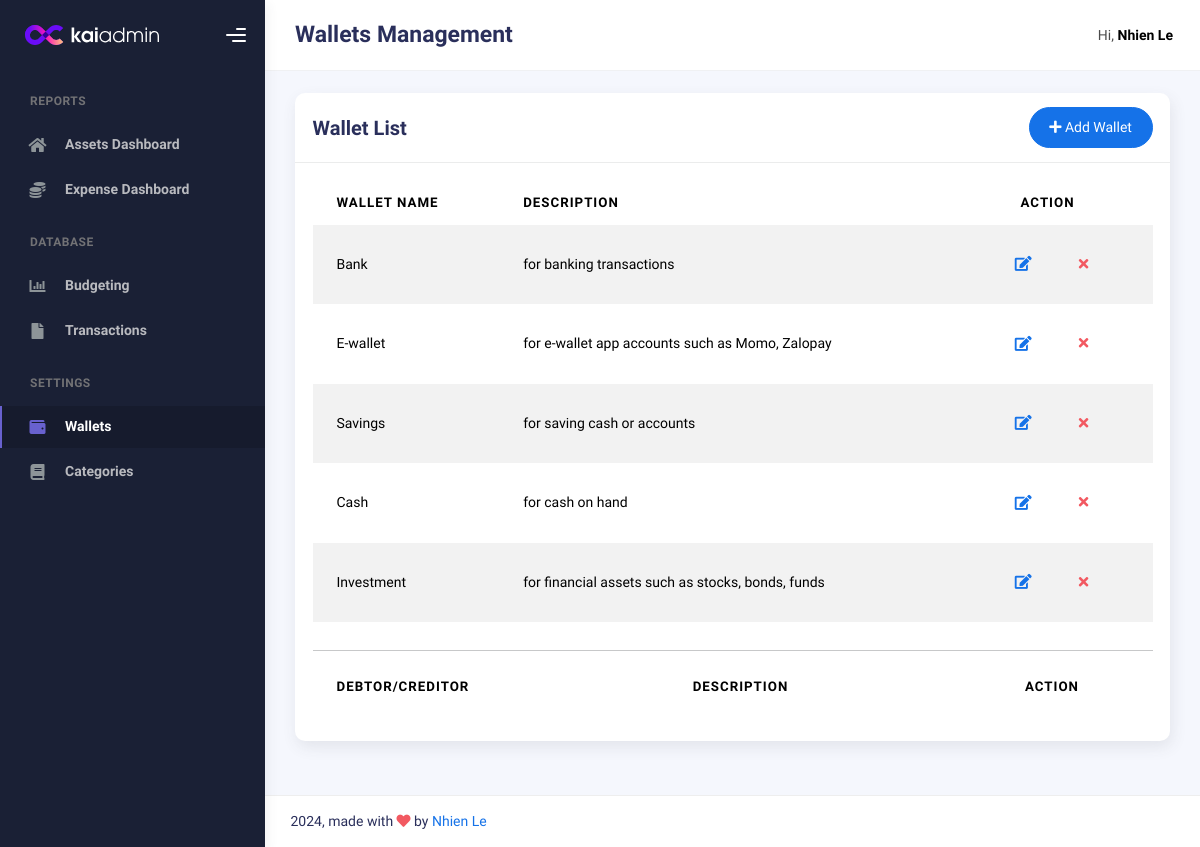
Screenshot of /wallets (signed in) with the database file from the repository.
### models.py (models this page shows)
class User(Base):
    __tablename__ = "users"
    id = Column(Integer, primary_key=True, index=True)
    username = Column(String, index=True)
    fullname = Column(String)
    email = Column(String, unique=True, index=True)
    hashed_password = Column(String)
    is_active = Column(Boolean, default=True)
    registered_date = Column(DateTime, default=datetime.now)
    updated_date = Column(DateTime, default=datetime.now, onupdate=datetime.now)
    wallets = relationship("Wallet", back_populates="user", cascade="all, delete-orphan")
    categorys = relationship("Category", back_populates="user", cascade="all, delete-orphan")
    transactions = relationship("Transaction", back_populates="user", cascade="all, delete-orphan")

class Wallet(Base):
    __tablename__ = "wallets"
    id = Column(Integer, primary_key=True, index=True)
    user_id = Column(Integer, ForeignKey("users.id"))
    wallet_name = Column(String)
    description = Column(String)
    liability = Column(Integer)
    initial_balance = Column(Float)
    user = relationship("User", back_populates="wallets")
    transaction = relationship("Transaction", back_populates="wallet", cascade="all, delete-orphan")

### main.py (the view)
@app.get('/wallets')
async def get_wallets(request: Request, db: Session = Depends(get_db)):
    user_id = request.cookies.get("user_id")
    username = crud.get_user(db, user_id=user_id).fullname
    wallets = crud.get_wallets(db, user_id=user_id, liability=0)
    debts = crud.get_wallets(db, user_id=user_id, liability=1)
    return templates.TemplateResponse('wallets.html',
                                      {'request': request,
                                       'username': username,
                                       'wallets': wallets,
                                       'debts': debts})

### templates/wallets.html (shortened to what this page needs)
{% extends "layout.html" %}
{% block pagename %}Wallets Management{% endblock %}
{% block inner %}
<div class="col-md-12">
    <div class="card">
        <div class="card-header">
            <div class="d-flex align-items-center">
                <h4 class="card-title">Wallet List</h4>
                <button class="btn btn-primary btn-round ms-auto" data-bs-toggle="modal" data-bs-target="#addRowModal"
                    id="addRowButton">
                    <i class="fa fa-plus"></i>
                    Add Wallet
                </button>
            </div>
        </div>
        <div class="card-body">
            <div class="table-responsive">
                <table id="multi-filter-select" class="display table table-striped table-hover">
                    <thead>
                        <tr>
                            <th>Wallet name</th>
                            <th>Description</th>
                            <th style="text-align:center">Action</th>
                        </tr>
                    </thead>
                    <tbody>
                        {% for wallet in wallets %}
                        <tr>
                            <td>{{ wallet.wallet_name }}</td>
                            <td>{{ wallet.description }}</td>
                            <td style="text-align:center">
                                <div class="form-button-action">
                                    <button type="button" data-bs-toggle="tooltip" title="Update"
                                        class="btn btn-link btn-primary btn-lg"
                                        onclick="openUpdateModal({{ wallet.id }},
                                                                '{{ wallet.wallet_name }}',
                                                                '{{ wallet.description }}')">
                                        <i class="fa fa-edit"></i>
                                    </button>
                                    <button type="button" data-bs-toggle="tooltip" title="Remove"
                                    class="btn btn-link btn-danger" onclick="deleteWallet({{ wallet.id }})">
                                        <i class="fa fa-times"></i>
                                    </button>
                                </div>
                            </td>
                        </tr>
                        {% endfor %}
                    </tbody>
                </table>
            </div>
            <hr />
            <div class="table-responsive">
                <table id="multi-filter-select" class="display table table-striped table-hover">
                    <thead>
                        <tr>
                            <th>Debtor/Creditor</th>
                            <th>Description</th>
                            <th style="text-align:center">Action</th>
                        </tr>
                    </thead>
                </table>
            </div>
        </div>
    </div>
</div>
{% endblock %}

### templates/layout.html (shortened to what this page needs)
<!DOCTYPE html>
<html lang="en">
  <head>
    <link rel="stylesheet" href="static/css/bootstrap.min.css" />
    <link rel="stylesheet" href="static/css/plugins.min.css" />
    <link rel="stylesheet" href="static/css/kaiadmin.min.css" />
  </head>
  <body>
    <div class="wrapper">
      <div class="sidebar" data-background-color="dark">
        <div class="sidebar-logo">
          <div class="logo-header" data-background-color="dark">
            <a href="asset.html" class="logo">
              <img
                src="static/img/kaiadmin/logo_light.svg"
                alt="navbar brand"
                class="navbar-brand"
                height="20"
              />
            </a>
            <div class="nav-toggle">
              <button class="btn btn-toggle toggle-sidebar">
                <i class="gg-menu-right"></i>
              </button>
            </div>
          </div>
        </div>
        <div class="sidebar-wrapper scrollbar scrollbar-inner">
          <div class="sidebar-content">
            <ul class="nav nav-secondary">
              <li class="nav-section">
                <h4 class="text-section">REPORTS</h4>
              </li>
              <li class="nav-item {% if request.path == '/asset' %}active{% endif %}">
                  <a href="/asset">
                      <i class="fas fa-home"></i>
                      <p>Assets Dashboard</p>
                  </a>
              </li>
              <li class="nav-item {% if request.path == '/income_expense' %}active{% endif %}">
                  <a href="/income_expense">
                      <i class="fas fa-coins"></i>
                      <p>Expense Dashboard</p>
                  </a>
              </li>
              <li class="nav-section">
                  <h4 class="text-section">DATABASE</h4>
              </li>
              <li class="nav-item {% if request.path == '/budget' %}active{% endif %}">
                  <a href="/budget">
                      <i class="fas fa-chart-bar"></i>
                      <p>Budgeting</p>
                  </a>
              </li>
              <li class="nav-item {% if request.path == '/transactions' %}active{% endif %}">
                  <a href="/transactions">
                      <i class="fas fa-file"></i>
                      <p>Transactions</p>
                  </a>
              </li>
              <li class="nav-section">
                <h4 class="text-section">SETTINGS</h4>
              </li>
              <li class="nav-item {% if request.path == '/wallets' %}active{% endif %}">
                  <a href="/wallets">
                      <i class="fas fa-wallet"></i>
                      <p>Wallets</p>
                  </a>
              </li>
              <li class="nav-item {% if request.path == '/categories' %}active{% endif %}">
                  <a href="/categories">
                      <i class="fas fa-book"></i>
                      <p>Categories</p>
                  </a>
              </li>
            </ul>
          </div>
        </div>
      </div>
      <div class="main-panel">
        <div class="main-header">
          <nav
            class="navbar navbar-header navbar-header-transparent navbar-expand-lg border-bottom"
          >
            <div class="container-fluid">
              <nav class="nav-item topbar-user dropdown hidden-caret">
                <h3 class="fw-bold mb-3" style="margin-bottom: 0 !important;">{% block pagename %}{% endblock %}</h3>
              </nav>
              <ul class="navbar-nav topbar-nav ms-md-auto align-items-center">
                <li class="nav-item topbar-user dropdown hidden-caret">
                  <a
                    class="dropdown-toggle profile-pic"
                    data-bs-toggle="dropdown"
                    href="#"
                    aria-expanded="false"
                  >
                    <span class="profile-username">
                      <span class="op-7">Hi,</span>
                      <span class="fw-bold">{{ username }}</span>
                    </span>
                  </a>
                </li>
              </ul>
            </div>
          </nav>
        </div>
        <div class="container">
          <div class="page-inner">
            {% block inner %}
            {% endblock %}
          </div>
        </div>
        <footer class="footer">
          <div class="container-fluid d-flex justify-content-between">
            <div class="copyright">
              2024, made with <i class="fa fa-heart heart text-danger"></i> by
              <a href="http://www.nhienle.com">Nhien Le</a>
            </div>
          </div>
        </footer>
      </div>
    </div>
  </body>
</html>

### rows the page displays
User: fullname "Nhien Le"
Wallet: wallet_name "Bank", description "for banking transactions"
Wallet: wallet_name "E-wallet", description "for e-wallet app accounts such as Momo, Zalopay"
Wallet: wallet_name "Savings", description "for saving cash or accounts"
Wallet: wallet_name "Cash", description "for cash on hand"
Wallet: wallet_name "Investment", description "for financial assets such as stocks, bonds, funds"
